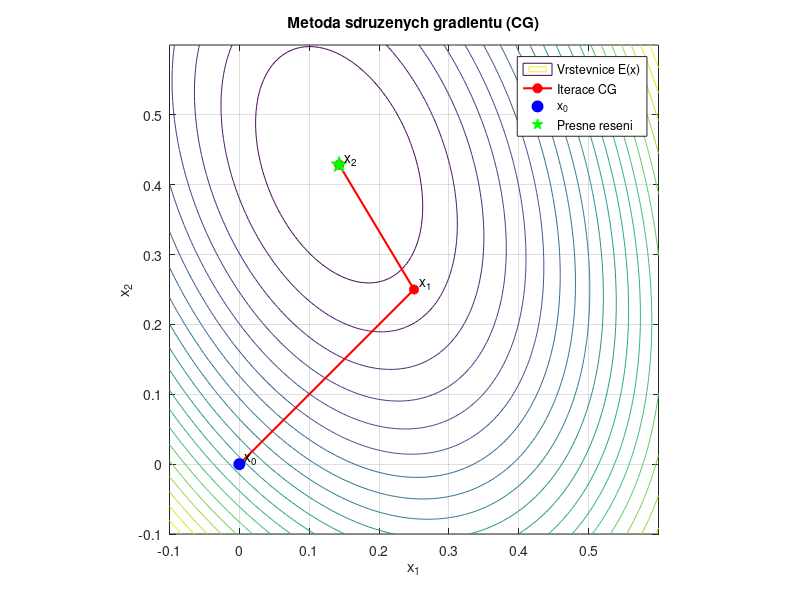

The MATLAB script that drew this image:
clear; clc; close all;

n = 2;                              % rozmer soustavy
iters = 15;                         % maximalni pocet iteraci
tol = 1e-12;                        % tolerance

% Matice a prava strana
A = [4 1; 1 2];
b = ones(n,1);

E = @(x) 0.5*dot(x,A*x)-dot(b,x);  % energie

% Metoda sdruzenych gradientu
x_CG = zeros(n,iters+1);           % aproximace reseni
r = b-A*x_CG(:,1);                 % reziduum
p = r;                             % pocatecni smer

fprintf(' k       ||r||          E(x)\n');
fprintf('----------------------------------\n');
fprintf('%2d   %.4e   %.12e\n',0,norm(r),E(x_CG(:,1)));

for k = 1:iters
    Ap = A*p;
    alpha = dot(r,r)/dot(p,Ap);

    x_CG(:,k+1) = x_CG(:,k)+alpha*p;
    r_new = r-alpha*Ap;

    fprintf('%2d   %.4e   %.12e\n', ...
        k,norm(r_new),E(x_CG(:,k+1)));

    if norm(r_new) < tol
        x_CG = x_CG(:,1:k+1);
        break
    end

    beta = dot(r_new,r_new)/dot(r,r);
    p = r_new+beta*p;
    r = r_new;
end

% Presne reseni
x = A\b;
fprintf('\nPresne reseni: x = (%.6f, %.6f)^T\n',x(1),x(2));

% Vizualizace pro n = 2
if n == 2
    [x1,x2] = meshgrid(linspace(-0.1,0.6,200), ...
        linspace(-0.1,0.6,200));

    F = 0.5*(A(1,1)*x1.^2 + 2*A(1,2)*x1.*x2 ...
        + A(2,2)*x2.^2) - b(1)*x1 - b(2)*x2;

    figure;
    contour(x1,x2,F,20);
    hold on;

    plot(x_CG(1,:),x_CG(2,:),'ro-', ...
        'LineWidth',1.5,'MarkerFaceColor','r');

    plot(x_CG(1,1),x_CG(2,1),'bo', ...
        'MarkerFaceColor','b','MarkerSize',8);

    plot(x(1),x(2),'p','MarkerFaceColor','g', ...
        'MarkerEdgeColor','g','MarkerSize',12);

    for k = 0:size(x_CG,2)-1
        text(x_CG(1,k+1)+0.008,x_CG(2,k+1)+0.008, ...
            sprintf('x_%d',k));
    end

    xlabel('x_1');
    ylabel('x_2');
    title('Metoda sdruzenych gradientu (CG)');
    legend('Vrstevnice E(x)','Iterace CG','x_0', ...
        'Presne reseni','Location','best');
    axis equal;
    grid on;
    hold off;
end
